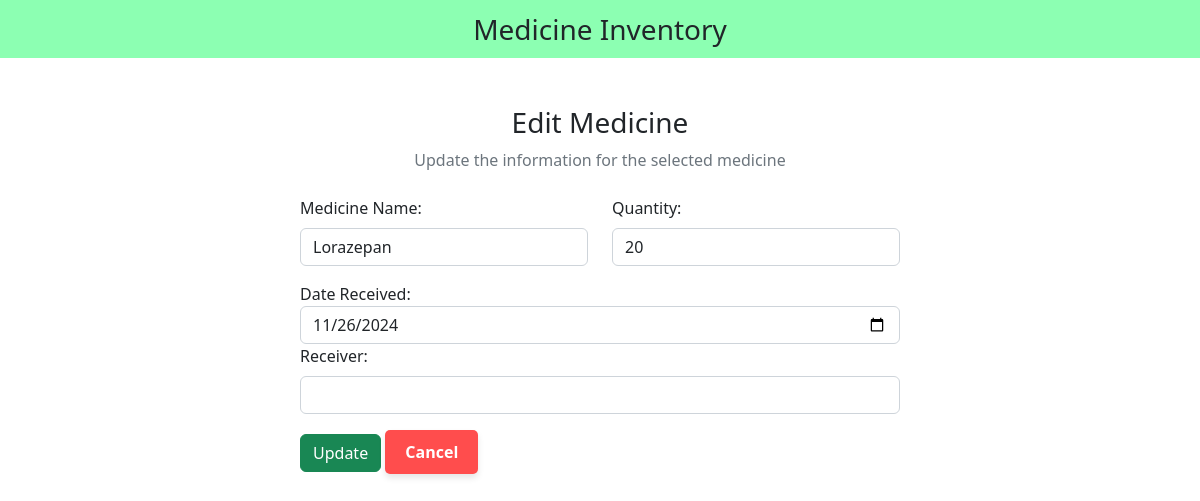
Screenshot of /edit_med.php?med_id=42 with the database file from the repository.
### tables this page shows
CREATE TABLE `medicines` (
  `med_id` int(11) NOT NULL,
  `Med_name` varchar(50) DEFAULT NULL,
  `quantity` int(11) DEFAULT NULL,
  `date_receive` date DEFAULT NULL
);

### edit_med.php (the view, shortened to what this page needs)
<?php
include('edit_delete_dbconn.php');
if (isset($_GET['med_id'])) {
    $medId = $_GET['med_id'];
} else {
    echo "No medicine ID provided!";
    exit;
}
if ($_SERVER['REQUEST_METHOD'] === 'POST') {
    $med_name = $_POST['Med_name'];
    $quantity = $_POST['quantity'];
    $date_receive = $_POST['date_receive'];
    $receiver = $_POST['receiver'];
    try {
        $stmt = $conn->prepare("UPDATE medicines SET Med_name = :med_name, quantity = :quantity, date_receive = :date_receive, receiver = :receiver  WHERE med_id = :med_id");
        $stmt->bindParam(':med_name', $med_name);
        $stmt->bindParam(':quantity', $quantity);
        $stmt->bindParam(':date_receive', $date_receive);
        $stmt->bindParam(':receiver', $receiver);
        $stmt->bindParam(':med_id', $medId);
        $stmt->execute();
        $message = "Medicine updated successfully!";
        $status = "success";
    } catch (PDOException $e) {
        $message = "Error: " . $e->getMessage();
        $status = "error";
    }
} else {
    try {
        $stmt = $conn->prepare("SELECT * FROM medicines WHERE med_id = :med_id");
        $stmt->bindParam(':med_id', $medId);
        $stmt->execute();
        $medicine = $stmt->fetch(PDO::FETCH_ASSOC);
    } catch (PDOException $e) {
        $message = "Error: " . $e->getMessage();
        $status = "error";
    }
}
?>
<!DOCTYPE html>
<html lang="en">
<head>
    <link href="https://cdn.jsdelivr.net/npm/bootstrap@5.2.3/dist/css/bootstrap.min.css" rel="stylesheet">
</head>
<body>
    <nav class="navbar navbar-light justify-content-center fs-3 mb-5" style="background-color: #00ff5573;">
        Medicine Inventory
    </nav>
    <div class="container">
        <div class="text-center mb-4">
            <h3>Edit Medicine</h3>
            <p class="text-muted">Update the information for the selected medicine</p>
        </div>
        <div class="container d-flex justify-content-center">
            <?php if (isset($medicine)): ?>
                <form action="bago.php" method="post" style="width:50vw; min-width:300px;">
                    <div class="row mb-3">
                        <div class="col">
                            <label class="form-label">Medicine Name:</label>
                            <input type="text" class="form-control" name="Med_name" value="<?= htmlspecialchars($medicine['Med_name']) ?>" required>
                        </div>
                        <div class="col">
                            <label class="form-label">Quantity:</label>
                            <input type="number" class="form-control" name="quantity" value="<?= htmlspecialchars($medicine['quantity']) ?>" required>
                        </div>
                    </div>
                    <div class="mb-3">
                        <label for="appointmentDate">Date Received:</label>
                        <input type="date" class="form-control" id="appointmentDate" name="date_receive" value="<?= htmlspecialchars($medicine['date_receive']) ?>" required>
                        <label class="form-label">Receiver:</label>
                        <input type="text" class="form-control" value="<?= htmlspecialchars($medicine['receiver']) ?>"  name="receiver" required>
                    </div>
                    <div>
                        <button type="submit" class="btn btn-success">Update</button>
                        <a class="btn-cancel" href="clinic_admin.php#payment">Cancel</a>
                    </div>
                </form>
            <?php endif; ?>
        </div>
    </div>
</body>
</html>

### edit_med.php (style rules this page uses)
.btn-cancel { display: inline-block; text-decoration: none; color: #fff; background-color: #ff4d4d; padding: 10px 20px; border-radius: 5px; font-size: 16px; font-weight: bold; text-align: center; box-shadow: 0 4px 6px rgba(0, 0, 0, 0.1); transition: background-color 0.3s ease, transform 0.2s ease; }

### rows the page displays
medicines: Med_name "Lorazepan", quantity "20", date_receive "11/26/2024"
